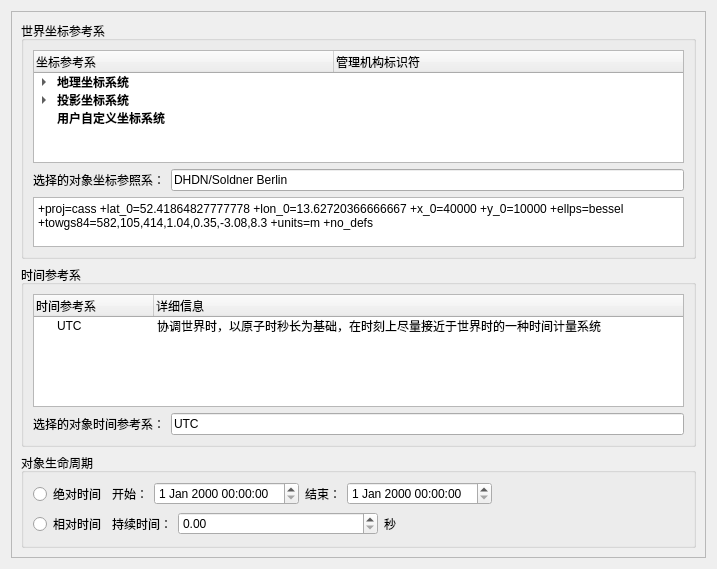
<?xml version="1.0" encoding="UTF-8"?>
<ui version="4.0">
 <class>ObjectReferenceWidget</class>
 <widget class="QWidget" name="ObjectReferenceWidget">
  <property name="geometry">
   <rect>
    <x>0</x>
    <y>0</y>
    <width>717</width>
    <height>569</height>
   </rect>
  </property>
  <property name="windowTitle">
   <string>时空参照</string>
  </property>
  <layout class="QGridLayout" name="gridLayout_6">
   <item row="0" column="0">
    <widget class="QScrollArea" name="scrollArea">
     <property name="widgetResizable">
      <bool>true</bool>
     </property>
     <widget class="QWidget" name="scrollAreaWidgetContents">
      <property name="geometry">
       <rect>
        <x>0</x>
        <y>0</y>
        <width>693</width>
        <height>545</height>
       </rect>
      </property>
      <layout class="QGridLayout" name="gridLayout_5">
       <item row="0" column="0">
        <layout class="QVBoxLayout" name="verticalLayout_5">
         <item>
          <widget class="QGroupBox" name="groupBox_2">
           <property name="title">
            <string>世界坐标参考系</string>
           </property>
           <layout class="QGridLayout" name="gridLayout">
            <item row="0" column="0">
             <layout class="QVBoxLayout" name="verticalLayout">
              <item>
               <widget class="QTreeWidget" name="treeWidget_SRS">
                <property name="maximumSize">
                 <size>
                  <width>1600</width>
                  <height>600</height>
                 </size>
                </property>
                <property name="wordWrap">
                 <bool>false</bool>
                </property>
                <attribute name="headerDefaultSectionSize">
                 <number>300</number>
                </attribute>
                <attribute name="headerHighlightSections">
                 <bool>false</bool>
                </attribute>
                <attribute name="headerMinimumSectionSize">
                 <number>200</number>
                </attribute>
                <column>
                 <property name="text">
                  <string>坐标参考系</string>
                 </property>
                </column>
                <column>
                 <property name="text">
                  <string>管理机构标识符</string>
                 </property>
                </column>
                <item>
                 <property name="text">
                  <string>地理坐标系统</string>
                 </property>
                 <property name="font">
                  <font>
                   <weight>75</weight>
                   <bold>true</bold>
                  </font>
                 </property>
                 <property name="icon">
                  <iconset resource="../ModelingTool.qrc">
                   <normaloff>:/ModelingTool/Images/geographicalSRS.png</normaloff>:/ModelingTool/Images/geographicalSRS.png</iconset>
                 </property>
                 <item>
                  <property name="text">
                   <string>AGD66</string>
                  </property>
                  <property name="text">
                   <string>EPSG:4202</string>
                  </property>
                 </item>
                 <item>
                  <property name="text">
                   <string>AGD84</string>
                  </property>
                  <property name="text">
                   <string>EPSG:4203</string>
                  </property>
                 </item>
                </item>
                <item>
                 <property name="text">
                  <string>投影坐标系统</string>
                 </property>
                 <property name="font">
                  <font>
                   <weight>75</weight>
                   <bold>true</bold>
                  </font>
                 </property>
                 <property name="icon">
                  <iconset resource="../ModelingTool.qrc">
                   <normaloff>:/ModelingTool/Images/projectionSRS.png</normaloff>:/ModelingTool/Images/projectionSRS.png</iconset>
                 </property>
                 <item>
                  <property name="text">
                   <string>Albers Equal Area</string>
                  </property>
                  <item>
                   <property name="text">
                    <string>GDA94/Australia Albers</string>
                   </property>
                   <property name="text">
                    <string>EPSG:3577</string>
                   </property>
                  </item>
                  <item>
                   <property name="text">
                    <string>NAD27/Alaska Albers</string>
                   </property>
                   <property name="text">
                    <string>EPSG:2964</string>
                   </property>
                  </item>
                 </item>
                 <item>
                  <property name="text">
                   <string>Cassini</string>
                  </property>
                  <item>
                   <property name="text">
                    <string>GDM2000/Johor Grid</string>
                   </property>
                   <property name="text">
                    <string>EPSG:3377</string>
                   </property>
                  </item>
                 </item>
                </item>
                <item>
                 <property name="text">
                  <string>用户自定义坐标系统</string>
                 </property>
                 <property name="font">
                  <font>
                   <weight>75</weight>
                   <bold>true</bold>
                  </font>
                 </property>
                 <property name="icon">
                  <iconset resource="../ModelingTool.qrc">
                   <normaloff>:/ModelingTool/Images/userdefineSRS.png</normaloff>:/ModelingTool/Images/userdefineSRS.png</iconset>
                 </property>
                </item>
               </widget>
              </item>
              <item>
               <layout class="QHBoxLayout" name="horizontalLayout_3">
                <item>
                 <widget class="QLabel" name="label_3">
                  <property name="font">
                   <font>
                    <weight>50</weight>
                    <bold>false</bold>
                   </font>
                  </property>
                  <property name="text">
                   <string>选择的对象坐标参照系：</string>
                  </property>
                 </widget>
                </item>
                <item>
                 <widget class="QLineEdit" name="lineEdit_selectdSRS">
                  <property name="text">
                   <string>DHDN/Soldner Berlin</string>
                  </property>
                 </widget>
                </item>
               </layout>
              </item>
              <item>
               <widget class="QTextEdit" name="textEdit">
                <property name="maximumSize">
                 <size>
                  <width>16777215</width>
                  <height>50</height>
                 </size>
                </property>
                <property name="html">
                 <string>&lt;!DOCTYPE HTML PUBLIC &quot;-//W3C//DTD HTML 4.0//EN&quot; &quot;http://www.w3.org/TR/REC-html40/strict.dtd&quot;&gt;
&lt;html&gt;&lt;head&gt;&lt;meta name=&quot;qrichtext&quot; content=&quot;1&quot; /&gt;&lt;style type=&quot;text/css&quot;&gt;
p, li { white-space: pre-wrap; }
&lt;/style&gt;&lt;/head&gt;&lt;body style=&quot; font-family:'SimSun'; font-size:9pt; font-weight:400; font-style:normal;&quot;&gt;
&lt;p style=&quot; margin-top:0px; margin-bottom:0px; margin-left:0px; margin-right:0px; -qt-block-indent:0; text-indent:0px;&quot;&gt;+proj=cass +lat_0=52.41864827777778 +lon_0=13.62720366666667 +x_0=40000 +y_0=10000 +ellps=bessel +towgs84=582,105,414,1.04,0.35,-3.08,8.3 +units=m +no_defs&lt;/p&gt;&lt;/body&gt;&lt;/html&gt;</string>
                </property>
               </widget>
              </item>
             </layout>
            </item>
           </layout>
          </widget>
         </item>
         <item>
          <widget class="QGroupBox" name="groupBox_3">
           <property name="title">
            <string>时间参考系</string>
           </property>
           <layout class="QGridLayout" name="gridLayout_4">
            <item row="0" column="0">
             <layout class="QVBoxLayout" name="verticalLayout_4">
              <item>
               <widget class="QTreeWidget" name="treeWidget_TRS">
                <property name="maximumSize">
                 <size>
                  <width>1600</width>
                  <height>200</height>
                 </size>
                </property>
                <attribute name="headerDefaultSectionSize">
                 <number>120</number>
                </attribute>
                <column>
                 <property name="text">
                  <string>时间参考系</string>
                 </property>
                </column>
                <column>
                 <property name="text">
                  <string>详细信息</string>
                 </property>
                </column>
                <item>
                 <property name="text">
                  <string>UTC</string>
                 </property>
                 <property name="text">
                  <string>协调世界时，以原子时秒长为基础，在时刻上尽量接近于世界时的一种时间计量系统</string>
                 </property>
                </item>
               </widget>
              </item>
              <item>
               <layout class="QHBoxLayout" name="horizontalLayout_4">
                <item>
                 <widget class="QLabel" name="label_5">
                  <property name="text">
                   <string>选择的对象时间参考系：</string>
                  </property>
                 </widget>
                </item>
                <item>
                 <widget class="QLineEdit" name="lineEdit_selectdTRS">
                  <property name="text">
                   <string>UTC</string>
                  </property>
                 </widget>
                </item>
               </layout>
              </item>
             </layout>
            </item>
           </layout>
          </widget>
         </item>
         <item>
          <widget class="QGroupBox" name="groupBox_4">
           <property name="title">
            <string>对象生命周期</string>
           </property>
           <property name="flat">
            <bool>false</bool>
           </property>
           <property name="checkable">
            <bool>false</bool>
           </property>
           <layout class="QGridLayout" name="gridLayout_3">
            <item row="0" column="0">
             <layout class="QGridLayout" name="gridLayout_2">
              <item row="0" column="0" rowspan="2">
               <layout class="QVBoxLayout" name="verticalLayout_2">
                <item>
                 <widget class="QRadioButton" name="radioButton_absolute">
                  <property name="text">
                   <string>绝对时间</string>
                  </property>
                 </widget>
                </item>
                <item>
                 <widget class="QRadioButton" name="radioButton_relative">
                  <property name="text">
                   <string>相对时间</string>
                  </property>
                 </widget>
                </item>
               </layout>
              </item>
              <item row="0" column="1">
               <layout class="QHBoxLayout" name="horizontalLayout_absolute">
                <item>
                 <widget class="QLabel" name="label_6">
                  <property name="text">
                   <string>开始：</string>
                  </property>
                 </widget>
                </item>
                <item>
                 <widget class="QDateTimeEdit" name="dateTimeEdit_begin"/>
                </item>
                <item>
                 <widget class="QLabel" name="label_7">
                  <property name="text">
                   <string>结束：</string>
                  </property>
                 </widget>
                </item>
                <item>
                 <widget class="QDateTimeEdit" name="dateTimeEdit_end"/>
                </item>
                <item>
                 <spacer name="horizontalSpacer_2">
                  <property name="orientation">
                   <enum>Qt::Horizontal</enum>
                  </property>
                  <property name="sizeHint" stdset="0">
                   <size>
                    <width>128</width>
                    <height>20</height>
                   </size>
                  </property>
                 </spacer>
                </item>
               </layout>
              </item>
              <item row="1" column="1">
               <layout class="QHBoxLayout" name="horizontalLayout_relative">
                <item>
                 <widget class="QLabel" name="label_8">
                  <property name="text">
                   <string>持续时间：</string>
                  </property>
                 </widget>
                </item>
                <item>
                 <widget class="QDoubleSpinBox" name="doubleSpinBox_duration">
                  <property name="minimumSize">
                   <size>
                    <width>200</width>
                    <height>0</height>
                   </size>
                  </property>
                 </widget>
                </item>
                <item>
                 <widget class="QLabel" name="label_9">
                  <property name="text">
                   <string>秒</string>
                  </property>
                 </widget>
                </item>
                <item>
                 <spacer name="horizontalSpacer">
                  <property name="orientation">
                   <enum>Qt::Horizontal</enum>
                  </property>
                  <property name="sizeHint" stdset="0">
                   <size>
                    <width>128</width>
                    <height>20</height>
                   </size>
                  </property>
                 </spacer>
                </item>
               </layout>
              </item>
             </layout>
            </item>
           </layout>
          </widget>
         </item>
        </layout>
       </item>
      </layout>
     </widget>
    </widget>
   </item>
  </layout>
 </widget>
 <resources>
  <include location="../ModelingTool.qrc"/>
 </resources>
 <connections/>
</ui>
